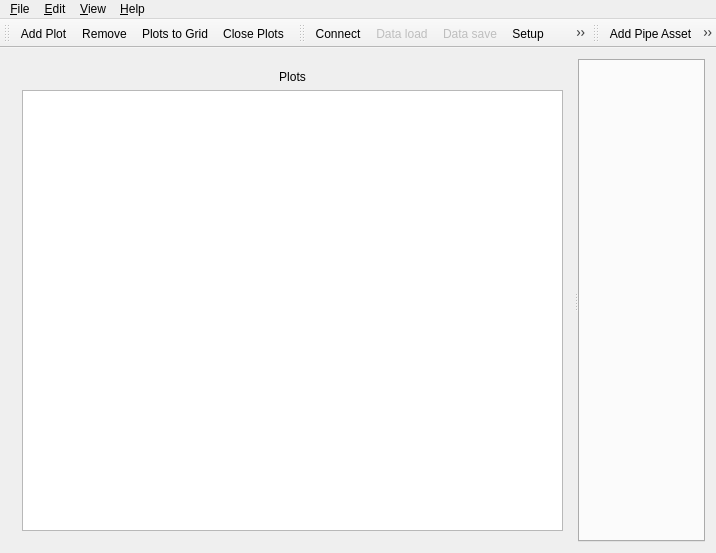
<?xml version="1.0" encoding="UTF-8"?>
<ui version="4.0">
 <class>MainWindow</class>
 <widget class="QMainWindow" name="MainWindow">
  <property name="geometry">
   <rect>
    <x>0</x>
    <y>0</y>
    <width>716</width>
    <height>553</height>
   </rect>
  </property>
  <property name="windowTitle">
   <string>Plotter</string>
  </property>
  <property name="windowIcon">
   <iconset resource="resources.qrc">
    <normaloff>:/chart_curve</normaloff>:/chart_curve</iconset>
  </property>
  <widget class="QWidget" name="centralWidget">
   <layout class="QVBoxLayout" name="verticalLayout_2">
    <item>
     <widget class="QSplitter" name="splitter">
      <property name="orientation">
       <enum>Qt::Horizontal</enum>
      </property>
      <widget class="QWidget" name="layoutWidget">
       <layout class="QVBoxLayout" name="verticalLayout">
        <item>
         <widget class="QLabel" name="label">
          <property name="text">
           <string>Plots</string>
          </property>
          <property name="alignment">
           <set>Qt::AlignCenter</set>
          </property>
         </widget>
        </item>
        <item>
         <widget class="PlotManagerClass" name="plotsManager">
          <property name="acceptDrops">
           <bool>true</bool>
          </property>
          <property name="alternatingRowColors">
           <bool>true</bool>
          </property>
          <property name="uniformRowHeights">
           <bool>true</bool>
          </property>
          <attribute name="headerVisible">
           <bool>false</bool>
          </attribute>
          <column>
           <property name="text">
            <string notr="true">1</string>
           </property>
          </column>
         </widget>
        </item>
       </layout>
      </widget>
      <widget class="QTabWidget" name="tabWidget">
       <property name="currentIndex">
        <number>-1</number>
       </property>
       <property name="tabsClosable">
        <bool>true</bool>
       </property>
      </widget>
     </widget>
    </item>
   </layout>
  </widget>
  <widget class="QMenuBar" name="menuBar">
   <property name="geometry">
    <rect>
     <x>0</x>
     <y>0</y>
     <width>716</width>
     <height>28</height>
    </rect>
   </property>
   <widget class="QMenu" name="menuFile">
    <property name="title">
     <string>&amp;File</string>
    </property>
    <addaction name="actionConnect"/>
    <addaction name="actionData_load"/>
    <addaction name="actionData_save"/>
    <addaction name="actionSetup"/>
    <addaction name="separator"/>
    <addaction name="actionExit"/>
   </widget>
   <widget class="QMenu" name="menuEdit">
    <property name="title">
     <string>&amp;Edit</string>
    </property>
    <addaction name="actionAdd_Asset"/>
    <addaction name="actionAdd_Bus"/>
    <addaction name="actionChange"/>
    <addaction name="separator"/>
    <addaction name="actionAdd_Plot"/>
    <addaction name="actionRemove"/>
   </widget>
   <widget class="QMenu" name="menuHelp">
    <property name="title">
     <string>&amp;Help</string>
    </property>
    <addaction name="actionAbout"/>
   </widget>
   <widget class="QMenu" name="menuView">
    <property name="title">
     <string>&amp;View</string>
    </property>
    <addaction name="actionPlots_to_Grid"/>
    <addaction name="actionClose_Plots"/>
   </widget>
   <addaction name="menuFile"/>
   <addaction name="menuEdit"/>
   <addaction name="menuView"/>
   <addaction name="menuHelp"/>
  </widget>
  <widget class="QToolBar" name="mainToolBar">
   <attribute name="toolBarArea">
    <enum>TopToolBarArea</enum>
   </attribute>
   <attribute name="toolBarBreak">
    <bool>false</bool>
   </attribute>
   <addaction name="actionAdd_Plot"/>
   <addaction name="actionRemove"/>
   <addaction name="actionPlots_to_Grid"/>
   <addaction name="actionClose_Plots"/>
  </widget>
  <widget class="QToolBar" name="toolBar">
   <attribute name="toolBarArea">
    <enum>TopToolBarArea</enum>
   </attribute>
   <attribute name="toolBarBreak">
    <bool>false</bool>
   </attribute>
   <addaction name="actionConnect"/>
   <addaction name="actionData_load"/>
   <addaction name="actionData_save"/>
   <addaction name="actionSetup"/>
   <addaction name="actionExit"/>
  </widget>
  <widget class="QToolBar" name="toolBar_2">
   <attribute name="toolBarArea">
    <enum>TopToolBarArea</enum>
   </attribute>
   <attribute name="toolBarBreak">
    <bool>false</bool>
   </attribute>
   <addaction name="actionAdd_Asset"/>
   <addaction name="actionAdd_Bus"/>
   <addaction name="actionChange"/>
  </widget>
  <action name="actionAdd_Plot">
   <property name="icon">
    <iconset resource="resources.qrc">
     <normaloff>:/icons/chart-curve-add-icon.png</normaloff>:/icons/chart-curve-add-icon.png</iconset>
   </property>
   <property name="text">
    <string>Add &amp;Plot</string>
   </property>
   <property name="toolTip">
    <string>Adding new plot</string>
   </property>
  </action>
  <action name="actionRemove">
   <property name="icon">
    <iconset resource="resources.qrc">
     <normaloff>:/icons/remove.png</normaloff>:/icons/remove.png</iconset>
   </property>
   <property name="text">
    <string>&amp;Remove</string>
   </property>
   <property name="toolTip">
    <string>Removing selected</string>
   </property>
  </action>
  <action name="actionExit">
   <property name="icon">
    <iconset resource="resources.qrc">
     <normaloff>:/icons/exit.png</normaloff>:/icons/exit.png</iconset>
   </property>
   <property name="text">
    <string>&amp;Exit</string>
   </property>
  </action>
  <action name="actionAbout">
   <property name="icon">
    <iconset resource="resources.qrc">
     <normaloff>:/icons/Info.png</normaloff>:/icons/Info.png</iconset>
   </property>
   <property name="text">
    <string>&amp;About</string>
   </property>
  </action>
  <action name="actionAdd_Asset">
   <property name="icon">
    <iconset resource="resources.qrc">
     <normaloff>:/icons/pitons.png</normaloff>:/icons/pitons.png</iconset>
   </property>
   <property name="text">
    <string>&amp;Add Pipe Asset</string>
   </property>
   <property name="toolTip">
    <string>Adding Serpent pipe asset</string>
   </property>
  </action>
  <action name="actionData_save">
   <property name="enabled">
    <bool>false</bool>
   </property>
   <property name="icon">
    <iconset resource="resources.qrc">
     <normaloff>:/icons/Save_16x16.png</normaloff>:/icons/Save_16x16.png</iconset>
   </property>
   <property name="text">
    <string>D&amp;ata save</string>
   </property>
   <property name="toolTip">
    <string>Save data to disk</string>
   </property>
  </action>
  <action name="actionData_load">
   <property name="enabled">
    <bool>false</bool>
   </property>
   <property name="icon">
    <iconset resource="resources.qrc">
     <normaloff>:/icons/Get_16x16.png</normaloff>:/icons/Get_16x16.png</iconset>
   </property>
   <property name="text">
    <string>&amp;Data load</string>
   </property>
   <property name="toolTip">
    <string>Load data from disk</string>
   </property>
  </action>
  <action name="actionClose_Plots">
   <property name="icon">
    <iconset resource="resources.qrc">
     <normaloff>:/icons/hide plots.png</normaloff>:/icons/hide plots.png</iconset>
   </property>
   <property name="text">
    <string>&amp;Close Plots</string>
   </property>
   <property name="toolTip">
    <string>Closing all plots</string>
   </property>
  </action>
  <action name="actionAdd_Bus">
   <property name="icon">
    <iconset resource="resources.qrc">
     <normaloff>:/icons/bus.png</normaloff>:/icons/bus.png</iconset>
   </property>
   <property name="text">
    <string>Add &amp;BusMT Asset</string>
   </property>
   <property name="toolTip">
    <string>Adding BusMT asset</string>
   </property>
  </action>
  <action name="actionPlots_to_Grid">
   <property name="icon">
    <iconset resource="resources.qrc">
     <normaloff>:/icons/grid_view.png</normaloff>:/icons/grid_view.png</iconset>
   </property>
   <property name="text">
    <string>&amp;Plots to Grid</string>
   </property>
   <property name="toolTip">
    <string>Arrange plots to grid</string>
   </property>
  </action>
  <action name="actionConnect">
   <property name="checkable">
    <bool>true</bool>
   </property>
   <property name="icon">
    <iconset resource="resources.qrc">
     <normaloff>:/icons/connect.png</normaloff>:/icons/connect.png</iconset>
   </property>
   <property name="text">
    <string>&amp;Connect</string>
   </property>
   <property name="toolTip">
    <string>Connect to servers</string>
   </property>
  </action>
  <action name="actionSetup">
   <property name="icon">
    <iconset resource="resources.qrc">
     <normaloff>:/icons/preferences.png</normaloff>:/icons/preferences.png</iconset>
   </property>
   <property name="text">
    <string>&amp;Setup</string>
   </property>
   <property name="toolTip">
    <string>Open setup dialog</string>
   </property>
  </action>
  <action name="actionChange">
   <property name="enabled">
    <bool>true</bool>
   </property>
   <property name="icon">
    <iconset resource="resources.qrc">
     <normaloff>:/icons/settings.png</normaloff>:/icons/settings.png</iconset>
   </property>
   <property name="text">
    <string>&amp;Change Asset</string>
   </property>
   <property name="toolTip">
    <string>Change selected asset</string>
   </property>
  </action>
 </widget>
 <layoutdefault spacing="6" margin="11"/>
 <customwidgets>
  <customwidget>
   <class>PlotManagerClass</class>
   <extends>QTreeWidget</extends>
   <header>plotmanagerclass.h</header>
   <slots>
    <slot>onAddPlot()</slot>
    <slot>onRemove()</slot>
   </slots>
  </customwidget>
 </customwidgets>
 <resources>
  <include location="resources.qrc"/>
 </resources>
 <connections>
  <connection>
   <sender>actionExit</sender>
   <signal>triggered()</signal>
   <receiver>MainWindow</receiver>
   <slot>close()</slot>
   <hints>
    <hint type="sourcelabel">
     <x>-1</x>
     <y>-1</y>
    </hint>
    <hint type="destinationlabel">
     <x>338</x>
     <y>253</y>
    </hint>
   </hints>
  </connection>
  <connection>
   <sender>actionAbout</sender>
   <signal>triggered()</signal>
   <receiver>MainWindow</receiver>
   <slot>onAbout()</slot>
   <hints>
    <hint type="sourcelabel">
     <x>-1</x>
     <y>-1</y>
    </hint>
    <hint type="destinationlabel">
     <x>338</x>
     <y>253</y>
    </hint>
   </hints>
  </connection>
  <connection>
   <sender>actionAdd_Plot</sender>
   <signal>triggered()</signal>
   <receiver>plotsManager</receiver>
   <slot>onAddPlot()</slot>
   <hints>
    <hint type="sourcelabel">
     <x>-1</x>
     <y>-1</y>
    </hint>
    <hint type="destinationlabel">
     <x>172</x>
     <y>282</y>
    </hint>
   </hints>
  </connection>
  <connection>
   <sender>actionData_save</sender>
   <signal>triggered()</signal>
   <receiver>MainWindow</receiver>
   <slot>onDataSave()</slot>
   <hints>
    <hint type="sourcelabel">
     <x>-1</x>
     <y>-1</y>
    </hint>
    <hint type="destinationlabel">
     <x>338</x>
     <y>253</y>
    </hint>
   </hints>
  </connection>
  <connection>
   <sender>actionData_load</sender>
   <signal>triggered()</signal>
   <receiver>MainWindow</receiver>
   <slot>onDataLoad()</slot>
   <hints>
    <hint type="sourcelabel">
     <x>-1</x>
     <y>-1</y>
    </hint>
    <hint type="destinationlabel">
     <x>338</x>
     <y>253</y>
    </hint>
   </hints>
  </connection>
  <connection>
   <sender>actionClose_Plots</sender>
   <signal>triggered()</signal>
   <receiver>MainWindow</receiver>
   <slot>onClosePlots()</slot>
   <hints>
    <hint type="sourcelabel">
     <x>-1</x>
     <y>-1</y>
    </hint>
    <hint type="destinationlabel">
     <x>338</x>
     <y>253</y>
    </hint>
   </hints>
  </connection>
  <connection>
   <sender>actionAdd_Bus</sender>
   <signal>triggered()</signal>
   <receiver>MainWindow</receiver>
   <slot>onAddBusAsset()</slot>
   <hints>
    <hint type="sourcelabel">
     <x>-1</x>
     <y>-1</y>
    </hint>
    <hint type="destinationlabel">
     <x>338</x>
     <y>253</y>
    </hint>
   </hints>
  </connection>
  <connection>
   <sender>actionPlots_to_Grid</sender>
   <signal>triggered()</signal>
   <receiver>MainWindow</receiver>
   <slot>onGridPlots()</slot>
   <hints>
    <hint type="sourcelabel">
     <x>-1</x>
     <y>-1</y>
    </hint>
    <hint type="destinationlabel">
     <x>263</x>
     <y>276</y>
    </hint>
   </hints>
  </connection>
  <connection>
   <sender>actionConnect</sender>
   <signal>toggled(bool)</signal>
   <receiver>MainWindow</receiver>
   <slot>onConnect(bool)</slot>
   <hints>
    <hint type="sourcelabel">
     <x>-1</x>
     <y>-1</y>
    </hint>
    <hint type="destinationlabel">
     <x>317</x>
     <y>276</y>
    </hint>
   </hints>
  </connection>
  <connection>
   <sender>actionAdd_Asset</sender>
   <signal>triggered()</signal>
   <receiver>MainWindow</receiver>
   <slot>onAddPipeAsset()</slot>
   <hints>
    <hint type="sourcelabel">
     <x>-1</x>
     <y>-1</y>
    </hint>
    <hint type="destinationlabel">
     <x>357</x>
     <y>276</y>
    </hint>
   </hints>
  </connection>
  <connection>
   <sender>actionRemove</sender>
   <signal>triggered()</signal>
   <receiver>plotsManager</receiver>
   <slot>onRemove()</slot>
   <hints>
    <hint type="sourcelabel">
     <x>-1</x>
     <y>-1</y>
    </hint>
    <hint type="destinationlabel">
     <x>106</x>
     <y>322</y>
    </hint>
   </hints>
  </connection>
  <connection>
   <sender>actionChange</sender>
   <signal>triggered()</signal>
   <receiver>MainWindow</receiver>
   <slot>onChangeAsset()</slot>
   <hints>
    <hint type="sourcelabel">
     <x>-1</x>
     <y>-1</y>
    </hint>
    <hint type="destinationlabel">
     <x>357</x>
     <y>276</y>
    </hint>
   </hints>
  </connection>
  <connection>
   <sender>tabWidget</sender>
   <signal>tabCloseRequested(int)</signal>
   <receiver>MainWindow</receiver>
   <slot>onDataViewClose(int)</slot>
   <hints>
    <hint type="sourcelabel">
     <x>639</x>
     <y>309</y>
    </hint>
    <hint type="destinationlabel">
     <x>357</x>
     <y>276</y>
    </hint>
   </hints>
  </connection>
 </connections>
 <slots>
  <slot>onAddPipeAsset()</slot>
  <slot>onAbout()</slot>
  <slot>onDataSave()</slot>
  <slot>onDataLoad()</slot>
  <slot>onClosePlots()</slot>
  <slot>onAddBusAsset()</slot>
  <slot>onGridPlots()</slot>
  <slot>onConnect(bool)</slot>
  <slot>onChangeAsset()</slot>
  <slot>onDataViewClose(int)</slot>
 </slots>
</ui>
